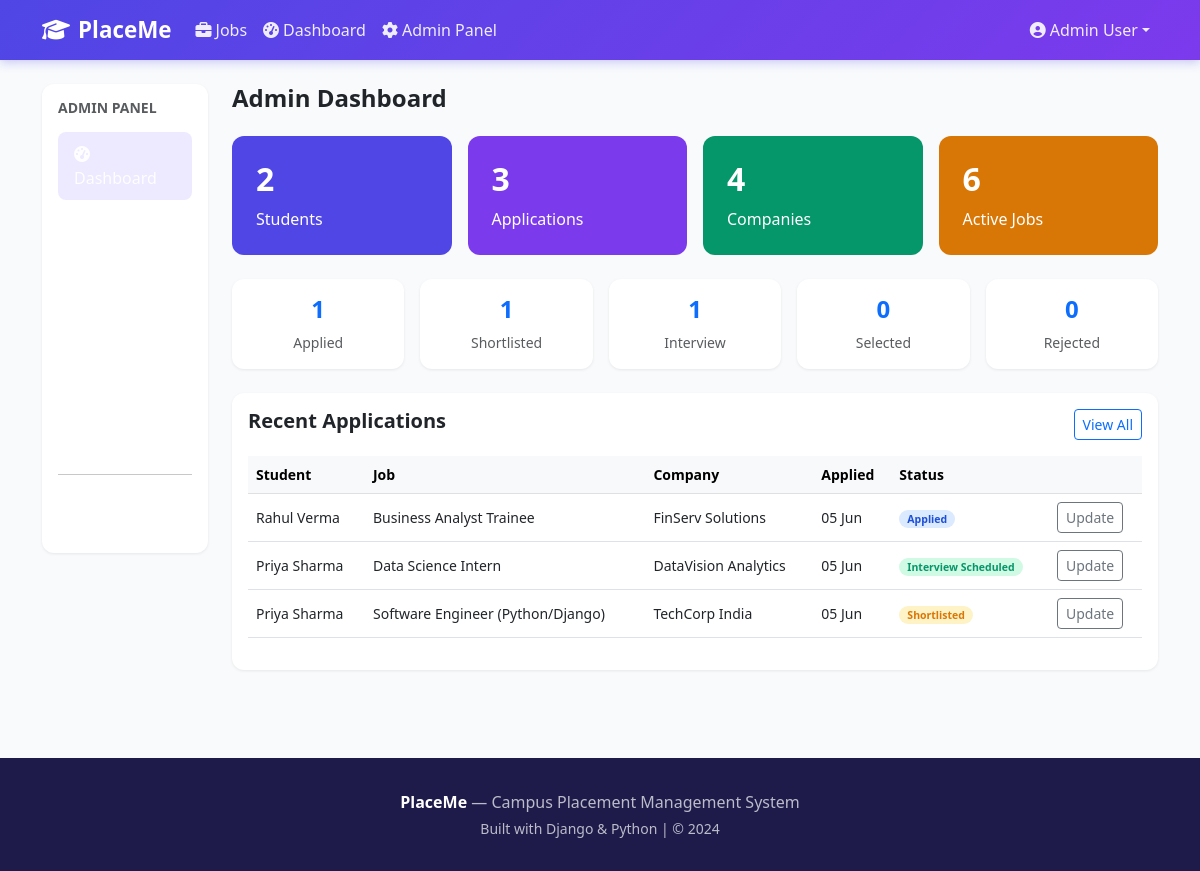
The page /admin-panel/ (signed in) on the database as committed earlier.
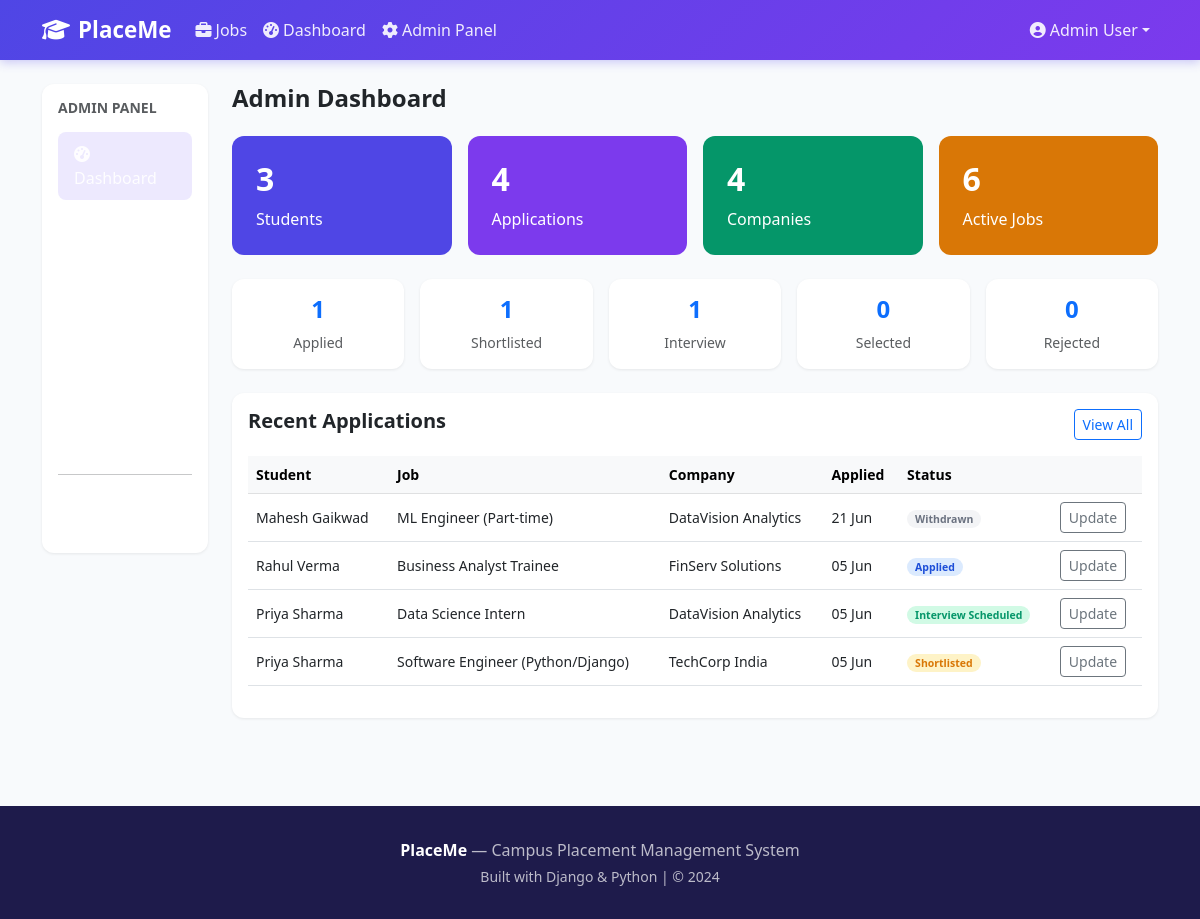
The same page on the database as committed later.
### jobs/models.py (models this page shows, shortened)
class Application(models.Model):
    STATUS_CHOICES = [
        ('applied', 'Applied'),
        ('shortlisted', 'Shortlisted'),
        ('interview', 'Interview Scheduled'),
        ('selected', 'Selected'),
        ('rejected', 'Rejected'),
        ('withdrawn', 'Withdrawn'),
    ]
    job = models.ForeignKey(Job, on_delete=models.CASCADE, related_name='applications')
    applicant = models.ForeignKey(User, on_delete=models.CASCADE, related_name='applications')
    cover_letter = models.TextField(blank=True)
    resume = models.FileField(upload_to='resumes/')
    status = models.CharField(max_length=20, choices=STATUS_CHOICES, default='applied')
    applied_at = models.DateTimeField(auto_now_add=True)
    updated_at = models.DateTimeField(auto_now=True)
    interview_date = models.DateTimeField(null=True, blank=True)
    notes = models.TextField(blank=True, help_text='HR notes (internal)')
    class Meta:
        unique_together = ('job', 'applicant')
        ordering = ['-applied_at']

class Job(models.Model):
    JOB_TYPE_CHOICES = [
        ('full_time', 'Full Time'),
        ('part_time', 'Part Time'),
        ('internship', 'Internship'),
        ('contract', 'Contract'),
    ]
    STATUS_CHOICES = [
        ('active', 'Active'),
        ('closed', 'Closed'),
        ('draft', 'Draft'),
    ]
    company = models.ForeignKey(Company, on_delete=models.CASCADE, related_name='jobs')
    title = models.CharField(max_length=200)
    description = models.TextField()
    requirements = models.TextField()
    job_type = models.CharField(max_length=20, choices=JOB_TYPE_CHOICES, default='full_time')
    location = models.CharField(max_length=200)
    salary_min = models.DecimalField(max_digits=10, decimal_places=2, null=True, blank=True)
    salary_max = models.DecimalField(max_digits=10, decimal_places=2, null=True, blank=True)
    experience_years = models.PositiveIntegerField(default=0)
    skills_required = models.TextField(help_text='Comma separated skills')
    deadline = models.DateField()
    status = models.CharField(max_length=20, choices=STATUS_CHOICES, default='active')
    posted_by = models.ForeignKey(User, on_delete=models.SET_NULL, null=True)
    created_at = models.DateTimeField(auto_now_add=True)
    updated_at = models.DateTimeField(auto_now=True)
    class Meta:
        ordering = ['-created_at']

class Company(models.Model):
    name = models.CharField(max_length=200)
    description = models.TextField(blank=True)
    website = models.URLField(blank=True)
    location = models.CharField(max_length=200)
    industry = models.CharField(max_length=100)
    logo = models.ImageField(upload_to='company_logos/', blank=True, null=True)
    created_at = models.DateTimeField(auto_now_add=True)
    class Meta:
        verbose_name_plural = 'Companies'
        ordering = ['name']

### jobs/views.py (the view)
# urls.py: path('admin-panel/', views.admin_dashboard, name='admin_dashboard'),
@login_required
def admin_dashboard(request):
    if not request.user.is_staff:
        return HttpResponseForbidden()
    total_students = StudentProfile.objects.count()
    total_applications = Application.objects.count()
    total_companies = Company.objects.count()
    active_jobs = Job.objects.filter(status='active').count()
    recent_apps = Application.objects.select_related('job', 'applicant', 'job__company').order_by('-applied_at')[:10]
    status_counts = {
        'applied': Application.objects.filter(status='applied').count(),
        'shortlisted': Application.objects.filter(status='shortlisted').count(),
        'interview': Application.objects.filter(status='interview').count(),
        'selected': Application.objects.filter(status='selected').count(),
        'rejected': Application.objects.filter(status='rejected').count(),
    }
    return render(request, 'admin/dashboard.html', {
        'total_students': total_students,
        'total_applications': total_applications,
        'total_companies': total_companies,
        'active_jobs': active_jobs,
        'recent_apps': recent_apps,
        'status_counts': status_counts,
    })

### templates/admin/dashboard.html (shortened to what this page needs)
{% extends 'base.html' %}
{% block content %}
<div class="container py-4">
  <div class="row">
    <div class="col-md-2">
      <div class="card p-3 sidebar">
        <h6 class="fw-bold text-muted small text-uppercase mb-3">Admin Panel</h6>
        <a href="{% url 'admin_dashboard' %}" class="nav-link active"><i class="fas fa-tachometer-alt me-2"></i>Dashboard</a>
        <a href="{% url 'manage_jobs' %}" class="nav-link"><i class="fas fa-briefcase me-2"></i>Manage Jobs</a>
        <a href="{% url 'manage_applications' %}" class="nav-link"><i class="fas fa-file-alt me-2"></i>Applications</a>
        <a href="{% url 'manage_companies' %}" class="nav-link"><i class="fas fa-building me-2"></i>Companies</a>
        <a href="{% url 'student_list' %}" class="nav-link"><i class="fas fa-users me-2"></i>Students</a>
        <hr>
        <a href="{% url 'home' %}" class="nav-link"><i class="fas fa-globe me-2"></i>View Site</a>
      </div>
    </div>
    <div class="col-md-10">
      <h4 class="fw-bold mb-4">Admin Dashboard</h4>
      <div class="row g-3 mb-4">
        <div class="col-md-3"><div class="stat-card" style="background:#4f46e5;"><div class="h2 fw-bold">{{ total_students }}</div><div>Students</div></div></div>
        <div class="col-md-3"><div class="stat-card" style="background:#7c3aed;"><div class="h2 fw-bold">{{ total_applications }}</div><div>Applications</div></div></div>
        <div class="col-md-3"><div class="stat-card" style="background:#059669;"><div class="h2 fw-bold">{{ total_companies }}</div><div>Companies</div></div></div>
        <div class="col-md-3"><div class="stat-card" style="background:#d97706;"><div class="h2 fw-bold">{{ active_jobs }}</div><div>Active Jobs</div></div></div>
      </div>
      <div class="row g-3 mb-4">
        {% for status, count in status_counts.items %}
        <div class="col">
          <div class="card p-3 text-center">
            <div class="h4 fw-bold text-primary">{{ count }}</div>
            <small class="text-muted text-capitalize">{{ status }}</small>
          </div>
        </div>
        {% endfor %}
      </div>
      <div class="card p-3">
        <div class="d-flex justify-content-between mb-3">
          <h5 class="fw-bold mb-0">Recent Applications</h5>
          <a href="{% url 'manage_applications' %}" class="btn btn-sm btn-outline-primary">View All</a>
        </div>
        <div class="table-responsive">
          <table class="table table-hover align-middle small">
            <thead class="table-light"><tr><th>Student</th><th>Job</th><th>Company</th><th>Applied</th><th>Status</th><th></th></tr></thead>
            <tbody>
            {% for app in recent_apps %}
            <tr>
              <td>{{ app.applicant.get_full_name }}</td>
              <td>{{ app.job.title }}</td>
              <td>{{ app.job.company.name }}</td>
              <td>{{ app.applied_at|date:"d M" }}</td>
              <td><span class="badge status-{{ app.status }} rounded-pill px-2">{{ app.get_status_display }}</span></td>
              <td><a href="{% url 'update_application_status' app.pk %}" class="btn btn-xs btn-outline-secondary btn-sm">Update</a></td>
            </tr>
            {% endfor %}
            </tbody>
          </table>
        </div>
      </div>
    </div>
  </div>
</div>
{% endblock %}

Rows that differ between the two databases and show on the page:
added Application: applicant.get_full_name "Mahesh Gaikwad", job "ML Engineer (Part-time)", job.company.name "DataVision Analytics", applied_at "21 Jun", status "Withdrawn", shown under "Recent Applications"
Other text that changed with them:
{{ total_students }}: "2" → "3"
{{ total_applications }}: "3" → "4"
